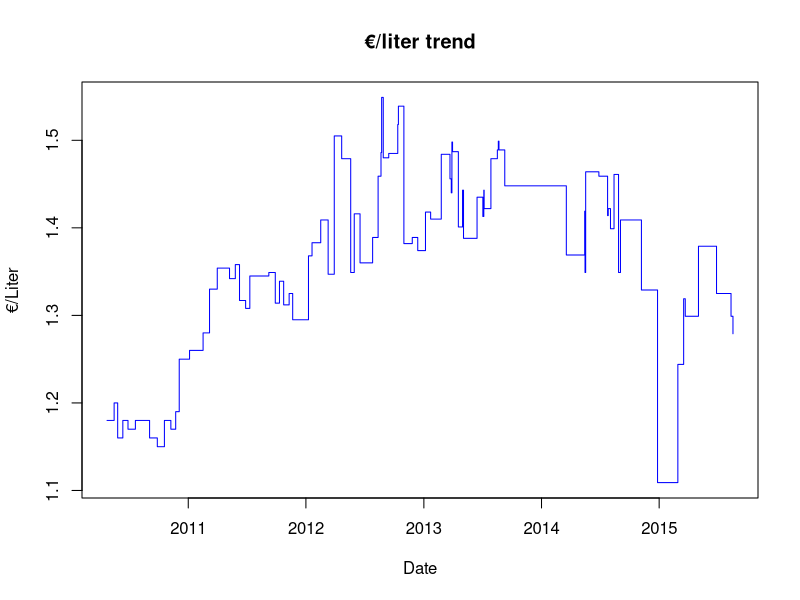
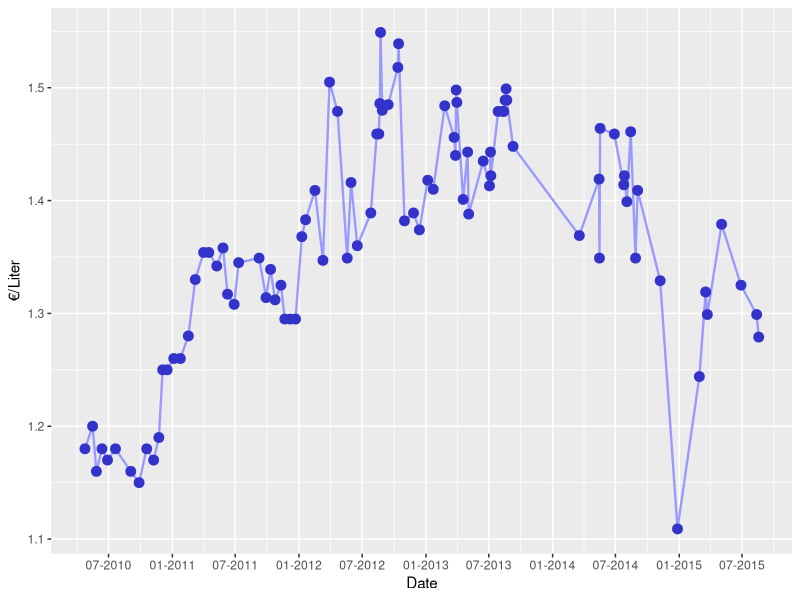
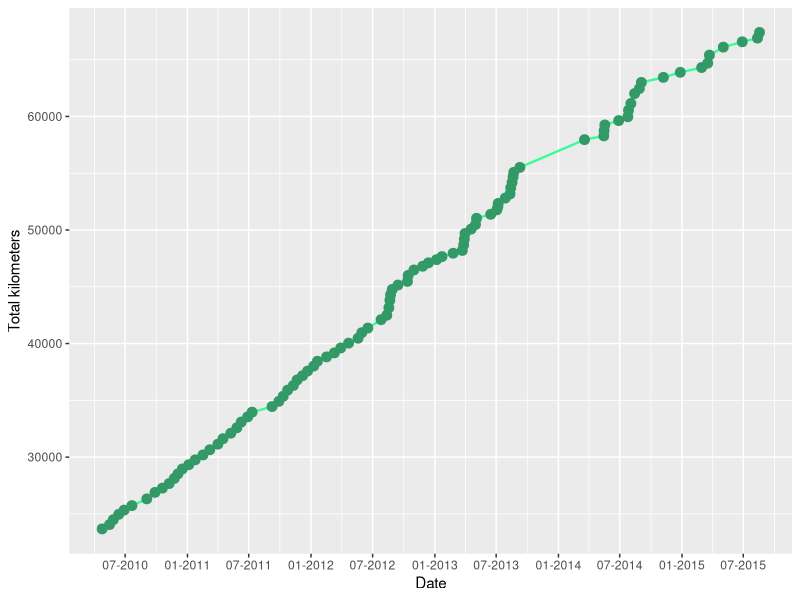

R code for these plots, in order:
#######################
##  Stats form data  ##
#######################

# setwd("C:/$user/PERSONAL/github/gasdatarecord")

# Take data from Github CSV file:
# githubcsv <- url("http://raw.githubusercontent.com/nachoad/gasdatarecord/master/gdata.csv")
# gdata <- read.csv(githubcsv)

# libraries:
library(ggplot2)
library(scales)

# Take data from local CSV file:
gdata <- read.csv("gdata.csv")

# First info:
str (gdata)
summary (gdata)

### Charts ###
##############

## Euros by liter ##
# With plot() function
png("./imgs/euros_by_liter_trend.png", width = 800, height = 480, units = "px")
plot(gdata$eLiter~as.Date(gdata$date, "%d-%m-%Y"), type = "s", xlab="Date",ylab="€/Liter", main="€/liter trend", col='blue')
dev.off()

# With gglpot2 library
png("./imgs/euros_by_liter_trend.png", width = 800, height = 480, units = "px")
x_date <- as.Date(gdata$date, format = "%d-%m-%Y")
d <- data.frame(xdate = x_date, yeliter=gdata$eLiter)
ggplot(d, aes(xdate, yeliter)) +
      geom_line(colour="#9999ff", size=0.8) +
      scale_x_date(breaks = date_breaks("6 months"),
                   labels = date_format("%m-%Y")) +
      geom_point(size=3, colour="#3333cc")+
      xlab("Date") + 
      ylab("€/Liter")
dev.off()

## Kms driven ##
png("./imgs/kms_driven.png", width = 800, height = 480, units = "px")
# x_date <- as.Date(gdata$date, format = "%d-%m-%Y")
d.tot.km <- data.frame(xdate = x_date, ytotKm=gdata$totKm)
ggplot(d.tot.km, aes(xdate, ytotKm)) +
      geom_line(colour="#33ff99", size=0.8) +
      scale_x_date(breaks = date_breaks("6 months"),
                   labels = date_format("%m-%Y")) +
      geom_point(size=3, colour="#339966")+
      xlab("Date") + 
      ylab("Total kilometers")
dev.off()